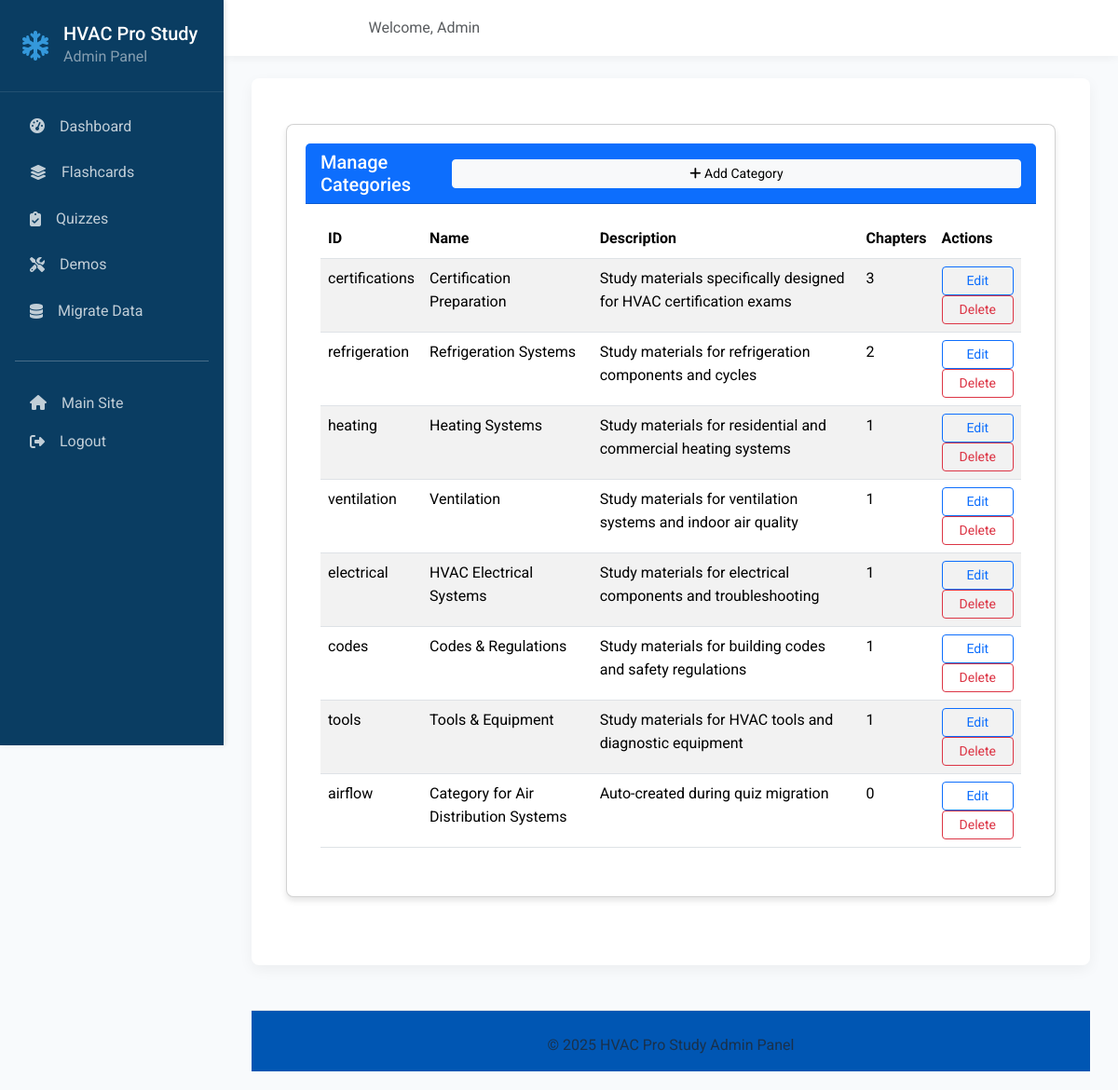
The app's page /admin/categories (signed in) with its own data.
### app/models/database.py (models this page shows, shortened)
class Category(db.Model):
    __tablename__ = 'categories'
    id = db.Column(db.String(50), primary_key=True)
    name = db.Column(db.String(100), nullable=False)
    description = db.Column(db.Text)
    chapters = db.relationship('Chapter', backref='category', lazy='dynamic', cascade='all, delete-orphan')
    quizzes = db.relationship('Quiz', backref='category', lazy='dynamic', cascade='all, delete-orphan')

### app/admin/routes.py (the view)
@admin.route('/categories')
@admin_required
def categories():
    categories = Category.query.all()
    return render_template('admin/categories.html', categories=categories)

### app/admin/routes.py (called while the page is built)
def admin_required(f):
    @wraps(f)
    def decorated_function(*args, **kwargs):
        if not session.get('admin_logged_in'):
            print("Not logged in, redirecting to login page")
            return redirect(url_for('admin.login'))
        print("User is logged in as admin")
        return f(*args, **kwargs)
    return decorated_function

### app/templates/admin/categories.html (shortened to what this page needs)
{% extends "admin/base.html" %}
{% block content %}
<div class="container-fluid py-4">
    <div class="row mb-4">
        <div class="col-12">
            <div class="card">
                <div class="card-header bg-primary text-white d-flex justify-content-between align-items-center">
                    <h5 class="mb-0">Manage Categories</h5>
                    <button type="button" class="btn btn-light btn-sm" data-bs-toggle="modal" data-bs-target="#addCategoryModal">
                        <i class="fas fa-plus"></i> Add Category
                    </button>
                </div>
                <div class="card-body">
                    <div class="table-responsive">
                        <table class="table table-striped">
                            <thead>
                                <tr>
                                    <th>ID</th>
                                    <th>Name</th>
                                    <th>Description</th>
                                    <th>Chapters</th>
                                    <th>Actions</th>
                                </tr>
                            </thead>
                            <tbody>
                                {% for category in categories %}
                                <tr>
                                    <td>{{ category.id }}</td>
                                    <td>{{ category.name }}</td>
                                    <td>{{ category.description }}</td>
                                    <td>{{ category.chapters.count() }}</td>
                                    <td>
                                        <button class="btn btn-sm btn-outline-primary">Edit</button>
                                        <button class="btn btn-sm btn-outline-danger">Delete</button>
                                    </td>
                                </tr>
                                {% endfor %}
                            </tbody>
                        </table>
                    </div>
                </div>
            </div>
        </div>
    </div>
</div>
{% endblock %}

### app/static/css/admin.css (style rules this page uses)
:root { --primary-color: #0056b3; --secondary-color: #3498db; --accent-color: #e74c3c; --success-color: #2ecc71; --warning-color: #f39c12; --background-color: #f8fafc; --text-color: #333; --card-bg-color: #fff; --sidebar-color: #0a3d62; --sidebar-width: 240px; --header-height: 60px; --border-radius: 8px; --box-shadow: 0 5px 15px rgba(0,0,0,0.05); --transition-speed: 0.3s; }
* { box-sizing: border-box; margin: 0; padding: 0; }
body { font-family: 'Roboto', 'Segoe UI', Tahoma, Geneva, Verdana, sans-serif; line-height: 1.6; color: var(--text-color); background-color: var(--background-color); }
button { display: block; width: 100%; padding: 12px 16px; background-color: var(--primary-color); color: white; border: none; border-radius: var(--border-radius); font-size: 16px; font-weight: 500; cursor: pointer; transition: all var(--transition-speed) ease; text-align: center; }
.card { background-color: white; border-radius: 8px; box-shadow: 0 4px 6px rgba(0, 0, 0, 0.1); padding: 20px; }

### records on screen
Category: id "certifications", name "Certification Preparation", description "Study materials specifically designed for HVAC certification exams", chapters.count "3"
Category: id "refrigeration", name "Refrigeration Systems", description "Study materials for refrigeration components and cycles", chapters.count "2"
Category: id "heating", name "Heating Systems", description "Study materials for residential and commercial heating systems", chapters.count "1"
Category: id "ventilation", name "Ventilation", description "Study materials for ventilation systems and indoor air quality", chapters.count "1"
Category: id "electrical", name "HVAC Electrical Systems", description "Study materials for electrical components and troubleshooting", chapters.count "1"
Category: id "codes", name "Codes & Regulations", description "Study materials for building codes and safety regulations", chapters.count "1"
Category: id "tools", name "Tools & Equipment", description "Study materials for HVAC tools and diagnostic equipment", chapters.count "1"
Category: id "airflow", name "Category for Air Distribution Systems", description "Auto-created during quiz migration", chapters.count "0"
